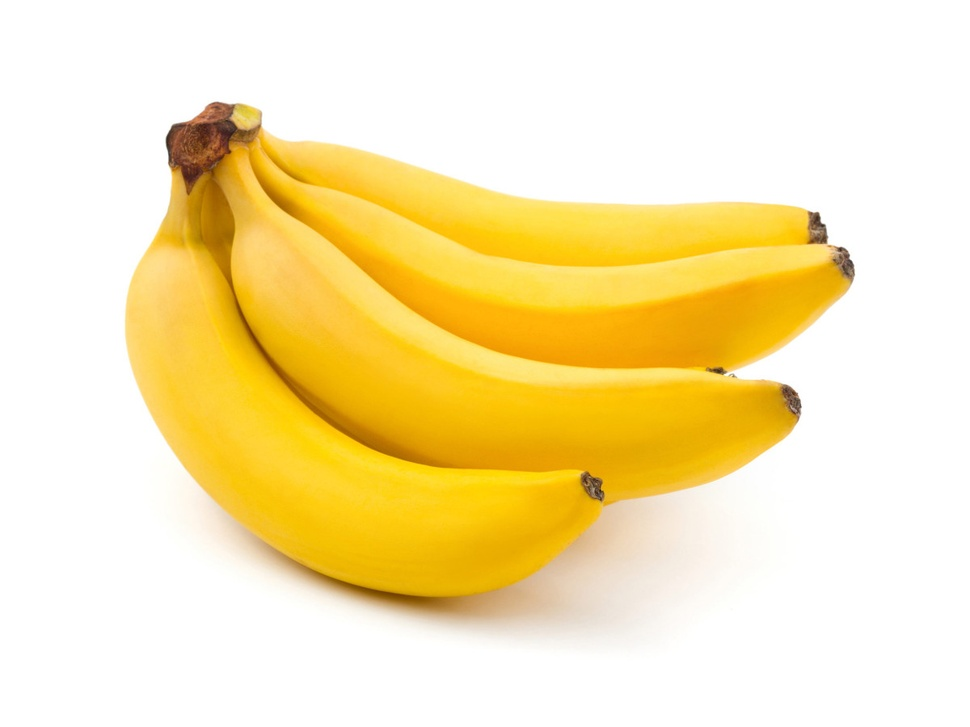
#> input picture imagenProceso/bananos.jpg, 970 x 727 px, shrunk from 1200 x 900 before the run
$ python introduccionImagen.py   (older library calls are emulated)
#> lines starting #> are read from the running program, lines starting #| are printed output that depends on the picture
# -*- coding: utf-8 -*-
"""
Created on Tue Jan 25 20:10:51 2022

@author: manci
"""
import numpy as np
import cv2
import matplotlib.pyplot as plt
from scipy import ndimage
img =cv2.imread('imagenProceso/bananos.jpg')
#> img is the input picture: shape (727, 970, 3); mean B, G, R 178.6, 231.4, 249.4
img2='imagenProceso/bananos.jpg'
img3='https://www.hogarmania.com/archivos/202006/clasificacion-peces-dieta-1280x720x80xX.jpg'
img4=cv2.imread(img3)
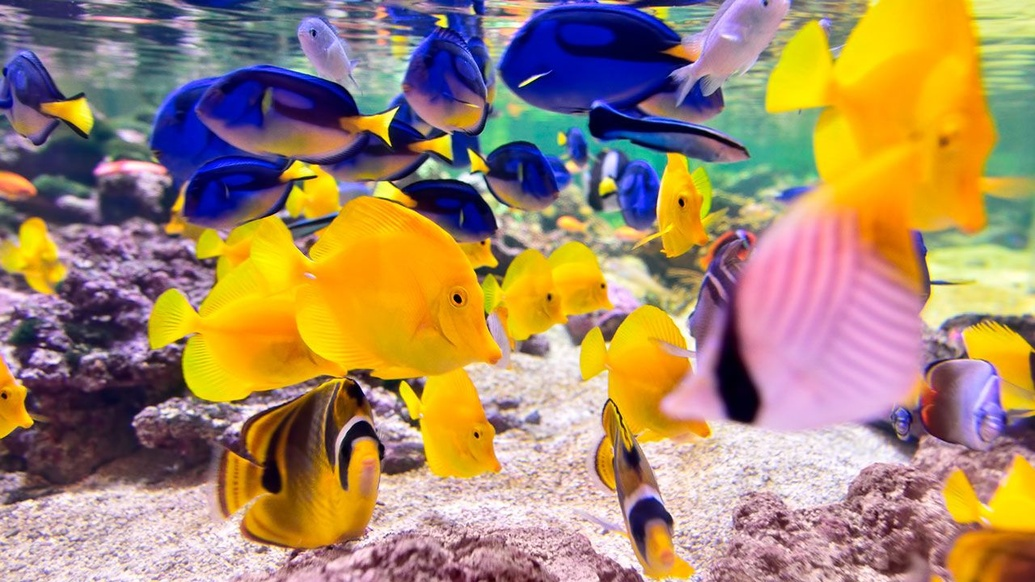
#> input picture imagenProceso/clasificacion-peces-dieta-1280x720x80xX.jpg, 1035 x 582 px, shrunk from 1280 x 720 before the run, found by its file name
#> img4 is the input picture: shape (582, 1035, 3); mean B, G, R 107.2, 136, 164.8
img5 = cv2.imread('imagenProceso/clasificacion-peces-dieta-1280x720x80xX.jpg')
img6=cv2.imread('imagenProceso/000078.jpg')
#solo toma las que allan pasado por cv2
#cv2.imshow('banana', img4)
#cv2.waitKey(0)
#cv2.destroyALLWindows()

hvs=cv2.cvtColor(img, cv2.COLOR_BGR2HSV)
#> hvs: shape (727, 970, 3); mean H, S, V 10.2, 75, 249.4
hvs2=cv2.cvtColor(img5, cv2.COLOR_BGR2HSV)
#> hvs2: shape (582, 1035, 3); mean H, S, V 87.5, 135.5, 182.8

I=cv2.cvtColor(img, cv2.COLOR_BGR2GRAY)
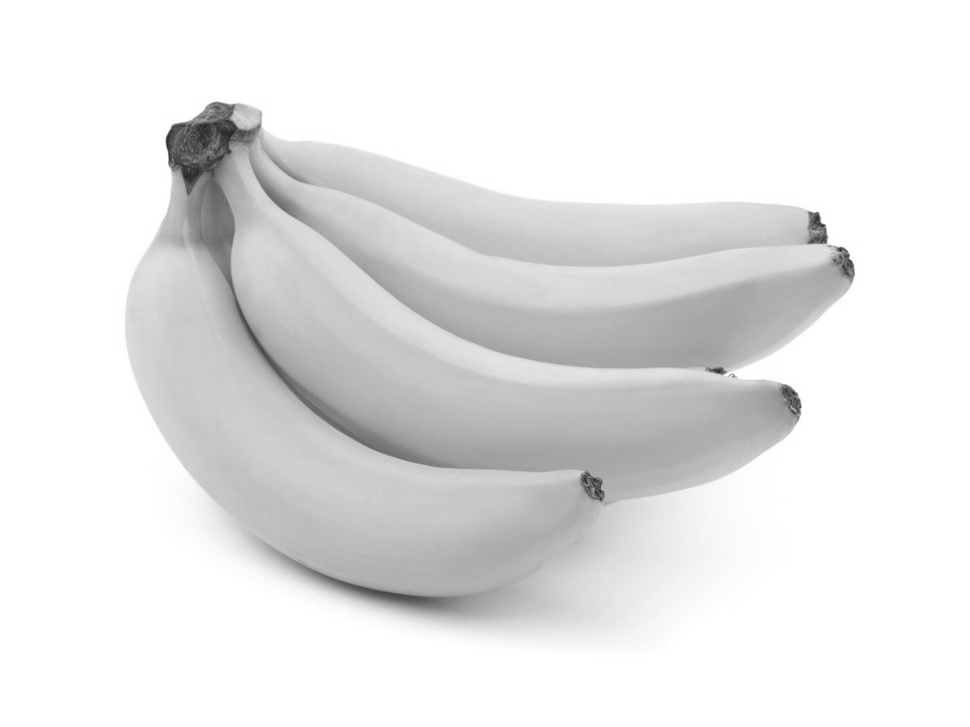
#> I: shape (727, 970); min 30, max 255, mean 230.8
I2=cv2.cvtColor(img5, cv2.COLOR_BGR2GRAY)
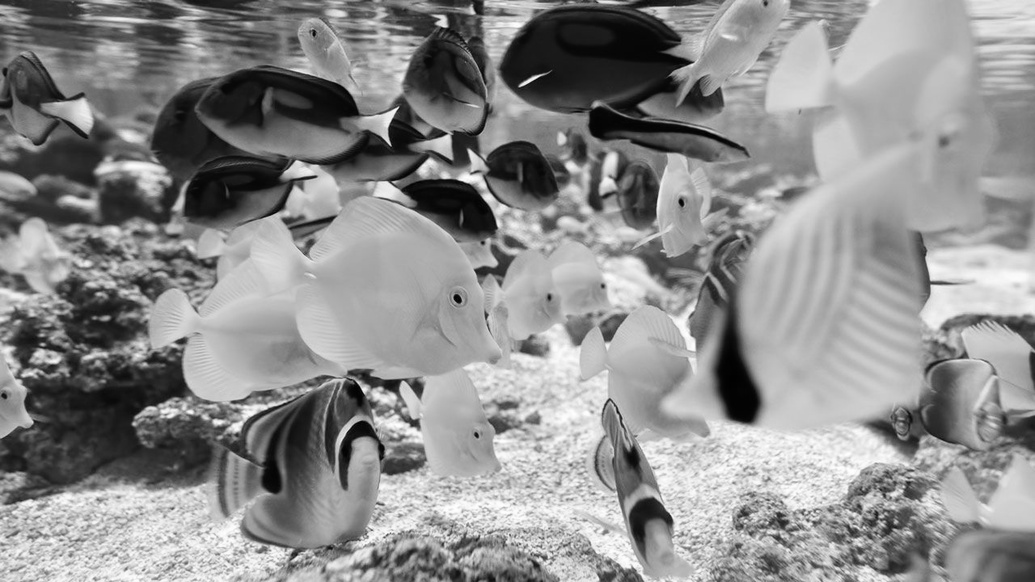
#> I2: shape (582, 1035); min 0, max 255, mean 141.3
#> (the run stopped early here; a loop or call above may not have finished)
